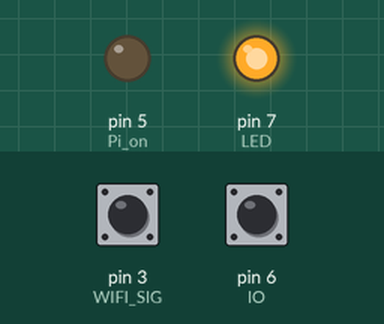
Bench run of a sketch on a simulated Arduino Uno, built with avr-gcc and run on an emulated ATmega328P. Shown: output pins drawn as LEDs (lit = HIGH). The inputs (shaded band) are chosen by the test bench; at power-on: pin 3 (WIFI_SIG) HIGH, pin 6 (IO) HIGH.

Above: at 0.1 s.
At 0.91 s:
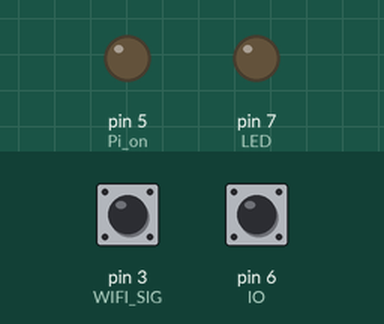
At 1.6 s:
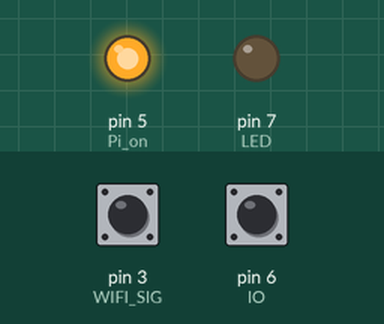
At 49.6 s:
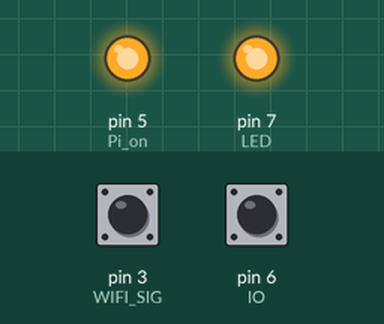
Timing chart, 0 to 51.1 s (numbered marks = the images above):
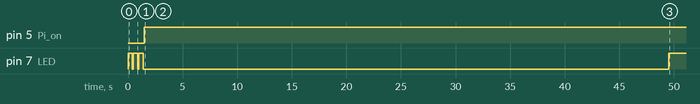

Measured:
- by itself, pin 5 (Pi_on): LOW → HIGH at 1.5 s
- by itself, pin 7 (LED): goes LOW 0.10 s, HIGH 0.40 s, LOW 0.10 s, HIGH 0.40 s, LOW 48.1 s, then HIGH

The sketch:

Low_Power_Pi.ino
```cpp
#include "LowPower.h"

int WIFI_SIG = 3;
int Pi_on = 5;
int IO = 6;
int LED = 7;


void setup(void)
{
  pinMode(WIFI_SIG, INPUT_PULLUP);
  pinMode(Pi_on, OUTPUT);
  pinMode(IO, INPUT_PULLUP);
  pinMode(LED, OUTPUT);

  digitalWrite(Pi_on, LOW);
  digitalWrite(LED, LOW);

  for(int i = 0; i < 3; i++){
    digitalWrite(LED, HIGH);
    delay(400);
    digitalWrite(LED, LOW);
    delay(100);
  }
}

void Pi_Samp() {
  digitalWrite(Pi_on, HIGH);

  for (int i = 1; i <= 12; i++){
    LowPower.powerDown(SLEEP_4S, ADC_OFF, BOD_OFF);
  }

  int WIFI_Status = digitalRead(WIFI_SIG);
  int Press_Status = digitalRead(IO);

  do {
    digitalWrite(LED, HIGH);
    LowPower.powerDown(SLEEP_4S, ADC_OFF, BOD_OFF);
    WIFI_Status = digitalRead(WIFI_SIG);
    Press_Status = digitalRead(IO);
  }
  while (WIFI_Status == HIGH);

  digitalWrite(LED, LOW);

  for (int i = 1; i <= 5; i++){
    LowPower.powerDown(SLEEP_4S, ADC_OFF, BOD_OFF);
  }

  digitalWrite(Pi_on, LOW);
}

void loop(void)
{

  Pi_Samp();

  //This is the sleep cycle! Set for 150 cycles of 4 seconds for 10 minutes
  for (int i = 1; i <= 75; i++){
    LowPower.powerDown(SLEEP_4S, ADC_OFF, BOD_OFF);
  }

}
```
